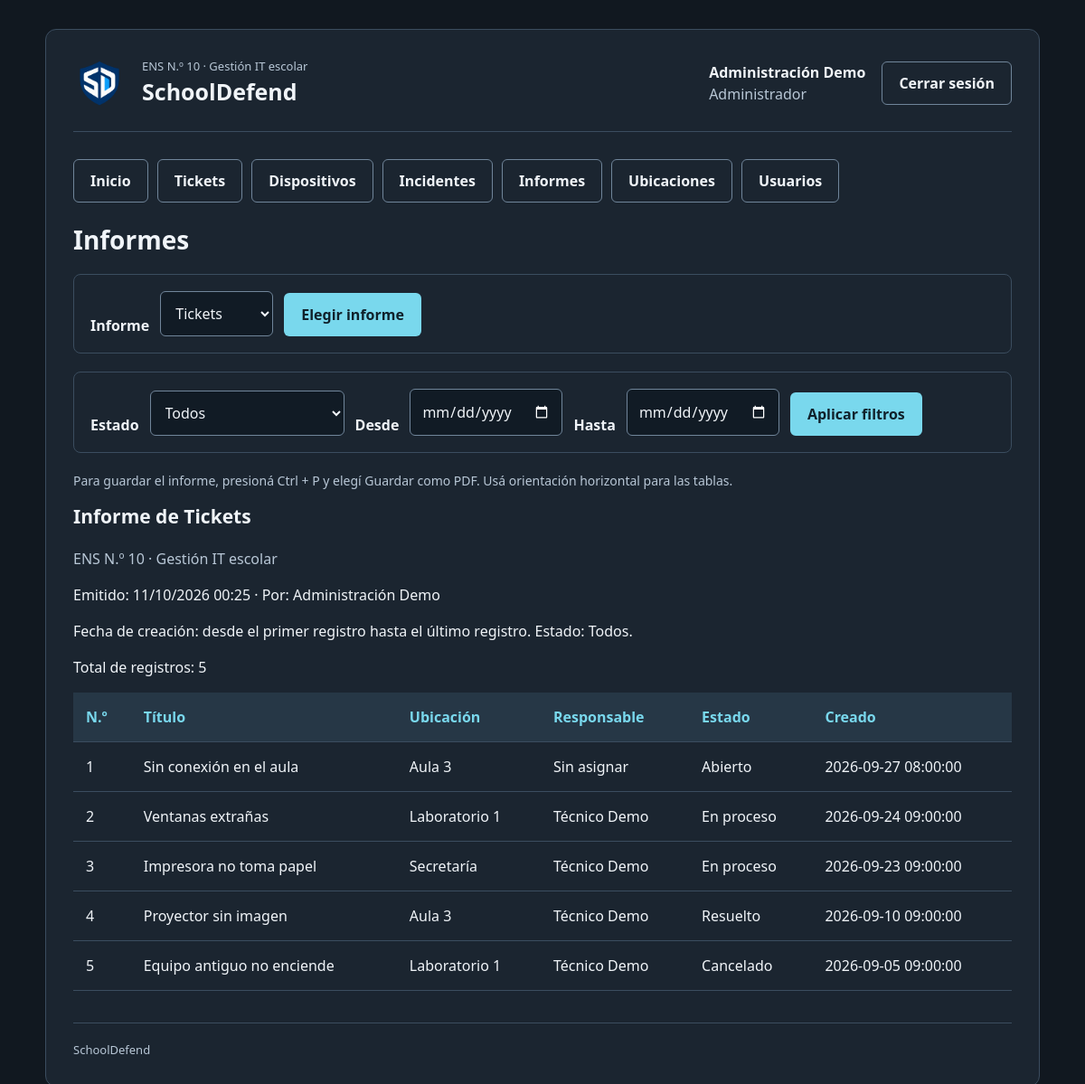
/informes/index.php (signed in), run on the app's committed database.
### tables this page shows
CREATE TABLE usuarios (
    id_usuario INT UNSIGNED AUTO_INCREMENT PRIMARY KEY,
    nombre VARCHAR(100) NOT NULL,
    nombre_usuario VARCHAR(50) NOT NULL UNIQUE,
    password_hash VARCHAR(255) NOT NULL,
    rol ENUM('administrador','tecnico','profesor') NOT NULL,
    fecha_creacion DATETIME NOT NULL DEFAULT CURRENT_TIMESTAMP,
    activo TINYINT NOT NULL DEFAULT 1,
    fecha_baja DATETIME NULL,
    id_usuario_baja INT UNSIGNED NULL,
    motivo_baja VARCHAR(255) NULL,
    FOREIGN KEY (id_usuario_baja) REFERENCES usuarios(id_usuario) ON DELETE RESTRICT
);

CREATE TABLE tickets (
    id_ticket INT UNSIGNED AUTO_INCREMENT PRIMARY KEY,
    titulo VARCHAR(150) NOT NULL,
    descripcion TEXT NOT NULL,
    id_ubicacion INT UNSIGNED NOT NULL,
    id_dispositivo INT UNSIGNED NULL,
    id_creador INT UNSIGNED NOT NULL,
    id_tecnico INT UNSIGNED NULL,
    prioridad ENUM('baja','media','alta') NOT NULL DEFAULT 'media',
    estado ENUM('abierto','en_proceso','en_espera_repuesto','resuelto','cancelado') NOT NULL DEFAULT 'abierto',
    diagnostico TEXT NULL,
    solucion TEXT NULL,
    motivo_cancelacion TEXT NULL,
    fecha_creacion DATETIME NOT NULL DEFAULT CURRENT_TIMESTAMP,
    fecha_cierre DATETIME NULL,
    FOREIGN KEY (id_ubicacion) REFERENCES ubicaciones(id_ubicacion) ON DELETE RESTRICT,
    FOREIGN KEY (id_dispositivo) REFERENCES dispositivos(id_dispositivo) ON DELETE RESTRICT,
    FOREIGN KEY (id_creador) REFERENCES usuarios(id_usuario) ON DELETE RESTRICT,
    FOREIGN KEY (id_tecnico) REFERENCES usuarios(id_usuario) ON DELETE RESTRICT
);

CREATE TABLE ubicaciones (
    id_ubicacion INT UNSIGNED AUTO_INCREMENT PRIMARY KEY,
    nombre VARCHAR(100) NOT NULL UNIQUE,
    descripcion VARCHAR(255) NULL,
    activo TINYINT NOT NULL DEFAULT 1,
    fecha_baja DATETIME NULL,
    id_usuario_baja INT UNSIGNED NULL,
    motivo_baja VARCHAR(255) NULL,
    FOREIGN KEY (id_usuario_baja) REFERENCES usuarios(id_usuario) ON DELETE RESTRICT
);

### includes/funciones.php (called while the page is built, shortened)
<?php
function escapar($texto)
{
    return htmlspecialchars((string) $texto, ENT_QUOTES, 'UTF-8');
}
function nombreRol($rol)
{
    $nombresRoles = [
        'administrador' => 'Administrador',
        'tecnico' => 'Técnico',
        'profesor' => 'Profesor'
    ];
    return $nombresRoles[$rol] ?? 'Sin rol';
}
function textoEntrada($datos, $campo, $valorInicial = '')
{
    if (!isset($datos[$campo]) || !is_string($datos[$campo])) {
        return $valorInicial;
    }
    return trim($datos[$campo]);
}

### includes/sesion.php (called while the page is built, shortened)
<?php
require_once __DIR__ . '/funciones.php';
function usuarioActual()
{
    $pdo = getConexion();
    $sqlUsuario = "
        SELECT id_usuario, nombre, nombre_usuario, rol
        FROM usuarios
        WHERE id_usuario = ?
          AND activo = 1";
    $consultaUsuario = $pdo->prepare($sqlUsuario);
    $consultaUsuario->execute([$_SESSION['id_usuario']]);
    $usuario = $consultaUsuario->fetch();
    return $usuario;
}
function exigirSesion($rutaLogin = 'login.php')
{
    $usuario = usuarioActual();
    return $usuario;
}

### tickets/opciones.php (called while the page is built, shortened)
<?php
$estadosTicket = [
    'abierto' => 'Abierto',
    'en_proceso' => 'En proceso',
    'en_espera_repuesto' => 'En espera de repuesto',
    'resuelto' => 'Resuelto',
    'cancelado' => 'Cancelado'
];

### informes/index.php (the view, shortened to what this page needs)
<?php
require_once __DIR__ . '/../includes/sesion.php';
require_once __DIR__ . '/../tickets/opciones.php';
require_once __DIR__ . '/../incidentes/opciones.php';
require_once __DIR__ . '/../dispositivos/opciones.php';
$usuario = exigirSesion('../login.php');
$pdo = getConexion();
$rutaBase = '../';
$tiposInforme = ['tickets' => 'Tickets', 'incidentes' => 'Incidentes', 'inventario' => 'Inventario'];
$tipoInforme = textoEntrada($_GET, 'tipo', 'tickets');
$desde = textoEntrada($_GET, 'desde');
$hasta = textoEntrada($_GET, 'hasta');
$estado = textoEntrada($_GET, 'estado');
$activo = textoEntrada($_GET, 'activo', 'todos');
$mensaje = '';
$parametros = [];
$filas = [];
$fechaEmision = date('d/m/Y H:i');
if ($tipoInforme === 'inventario') {
    $opcionesEstado = $estadosDispositivo;
    $columnas = ['Código', 'Tipo', 'Ubicación', 'Responsable', 'Estado', 'Registro'];
    $sqlInforme = "
        SELECT dispositivos.codigo, dispositivos.tipo, ubicaciones.nombre AS ubicacion,
               usuarios.nombre AS responsable, dispositivos.estado, dispositivos.activo
        FROM dispositivos
        INNER JOIN ubicaciones ON dispositivos.id_ubicacion = ubicaciones.id_ubicacion
        LEFT JOIN usuarios ON dispositivos.id_responsable = usuarios.id_usuario
        WHERE 1 = 1";
    if (!in_array($activo, ['todos', '1', '0'], true)) {
        $mensaje = 'Elegí un estado de registro válido.';
    } elseif ($activo !== 'todos') {
        $sqlInforme .= ' AND dispositivos.activo = ?';
        $parametros[] = $activo;
    }
    $campoEstado = 'dispositivos.estado';
    $orden = ' ORDER BY dispositivos.codigo';
    $descripcionPeriodo = 'Inventario actual. Las fechas no se aplican a este informe.';
} else {
    $opcionesEstado = $tipoInforme === 'tickets' ? $estadosTicket : $estadosIncidente;
    if ($tipoInforme === 'tickets') {
        $columnas = ['N.º', 'Título', 'Ubicación', 'Responsable', 'Estado', 'Creado'];
        $sqlInforme = "
            SELECT tickets.id_ticket, tickets.titulo, ubicaciones.nombre AS ubicacion,
                   usuarios.nombre AS responsable, tickets.estado, tickets.fecha_creacion
            FROM tickets
            INNER JOIN ubicaciones ON tickets.id_ubicacion = ubicaciones.id_ubicacion
            LEFT JOIN usuarios ON tickets.id_tecnico = usuarios.id_usuario
            WHERE 1 = 1";
        $orden = ' ORDER BY tickets.fecha_creacion DESC, tickets.id_ticket DESC';
    }
    $descripcionPeriodo = 'Fecha de creación: desde ' . ($desde ?: 'el primer registro') . ' hasta ' . ($hasta ?: 'el último registro') . '.';
}
if ($mensaje === '') {
    $consultaInforme = $pdo->prepare($sqlInforme . $orden);
    $consultaInforme->execute($parametros);
    foreach ($consultaInforme->fetchAll() as $registro) {
        if ($tipoInforme === 'inventario') {
            $filas[] = [
                $registro['codigo'], $tiposDispositivo[$registro['tipo']], $registro['ubicacion'],
                $registro['responsable'] ?? 'Sin asignar', $opcionesEstado[$registro['estado']],
                $registro['activo'] ? 'Activo' : 'Dado de baja'
            ];
        } else {
            $identificador = $tipoInforme === 'tickets' ? $registro['id_ticket'] : $registro['id_incidente'];
            $datoExtra = $tipoInforme === 'tickets' ? $registro['ubicacion'] : $severidadesIncidente[$registro['severidad']];
            $filas[] = [
                $identificador, $registro['titulo'], $datoExtra, $registro['responsable'] ?? 'Sin asignar',
                $opcionesEstado[$registro['estado']], $registro['fecha_creacion']
            ];
        }
    }
}
$cantidadRegistros = count($filas);
$estadoMostrado = $opcionesEstado[$estado] ?? 'Todos';
require_once __DIR__ . '/../includes/encabezado.php';
?>
<div class="controles-informe">
    <h1>Informes</h1>
    <form method="get" class="filtros">
        <label for="tipo">Informe</label>
        <select id="tipo" name="tipo">
            <?php foreach ($tiposInforme as $valorTipo => $nombreTipo): ?>
                <option value="<?= escapar($valorTipo) ?>" <?= $tipoInforme === $valorTipo ? 'selected' : '' ?>><?= escapar($nombreTipo) ?></option>
            <?php endforeach; ?>
        </select>
        <button class="boton" type="submit">Elegir informe</button>
    </form>
    <form method="get" class="filtros">
        <label for="estado">Estado</label>
        <select id="estado" name="estado">
            <option value="">Todos</option>
        </select>
        <?php if ($tipoInforme === 'inventario'): ?>
            <label for="activo">Registro</label>
            <select id="activo" name="activo">
                <option value="todos" <?= $activo === 'todos' ? 'selected' : '' ?>>Todos</option>
                <option value="1" <?= $activo === '1' ? 'selected' : '' ?>>Activos</option>
                <option value="0" <?= $activo === '0' ? 'selected' : '' ?>>Dados de baja</option>
            </select>
        <?php else: ?>
            <label for="desde">Desde</label>
            <input type="date" id="desde" name="desde" value="<?= escapar($desde) ?>">
            <label for="hasta">Hasta</label>
            <input type="date" id="hasta" name="hasta" value="<?= escapar($hasta) ?>">
        <?php endif; ?>
        <button class="boton" type="submit">Aplicar filtros</button>
    </form>
    <p class="ayuda">Para guardar el informe, presioná Ctrl + P y elegí Guardar como PDF. Usá orientación horizontal para las tablas.</p>
</div>
<?php if ($mensaje !== ''): ?>
    <p class="alerta" role="alert"><?= escapar($mensaje) ?></p>
<?php else: ?>
    <section class="informe">
        <div class="encabezado-informe">
            <div>
                <h2>Informe de <?= escapar($tiposInforme[$tipoInforme]) ?></h2>
                <p class="institucion-informe">ENS N.º 10 · Gestión IT escolar</p>
            </div>
        </div>
        <p>Emitido: <?= escapar($fechaEmision) ?> · Por: <?= escapar($usuario['nombre']) ?></p>
        <p><?= escapar($descripcionPeriodo) ?> Estado: <?= escapar($estadoMostrado) ?>.</p>
        <p>Total de registros: <?= $cantidadRegistros ?></p>
        <?php if (!$filas): ?>
            <p>No hay registros para los filtros seleccionados.</p>
        <?php else: ?>
            <div class="tabla-contenedor">
                <table>
                    <thead>
                        <tr>
                            <?php foreach ($columnas as $columna): ?>
                                <th scope="col"><?= escapar($columna) ?></th>
                            <?php endforeach; ?>
                        </tr>
                    </thead>
                    <tbody>
                        <?php foreach ($filas as $fila): ?>
                            <tr>
                                <?php foreach ($fila as $valor): ?>
                                    <td><?= escapar($valor) ?></td>
                                <?php endforeach; ?>
                            </tr>
                        <?php endforeach; ?>
                    </tbody>
                </table>
            </div>
        <?php endif; ?>
    </section>
<?php endif; ?>
<?php require_once __DIR__ . '/../includes/pie.php'; ?>

### includes/encabezado.php (shortened to what this page needs)
<?php
$rutaBase = $rutaBase ?? '';
$rutaEstilos = escapar($rutaBase . 'css/estilos.css');
$rutaLogoEncabezado = escapar($rutaBase . 'Imagenes/logo-escudo.png');
$rutaCerrarSesion = escapar($rutaBase . 'logout.php');
$mostrarCuenta = !empty($usuario);
$nombreCuenta = '';
$rolCuenta = '';
$enlacesMenu = [];
if ($mostrarCuenta) {
    $nombreCuenta = escapar($usuario['nombre']);
    $rolCuenta = escapar(nombreRol($usuario['rol']));
    $enlacesMenu['Inicio'] = $rutaBase . 'index.php';
    $enlacesMenu['Tickets'] = $rutaBase . 'tickets/index.php';
    if (in_array($usuario['rol'], ['administrador', 'tecnico'], true)) {
        $enlacesMenu['Dispositivos'] = $rutaBase . 'dispositivos/index.php';
        $enlacesMenu['Incidentes'] = $rutaBase . 'incidentes/index.php';
        $enlacesMenu['Informes'] = $rutaBase . 'informes/index.php';
    }
    if ($usuario['rol'] === 'administrador') {
        $enlacesMenu['Ubicaciones'] = $rutaBase . 'ubicaciones/index.php';
        $enlacesMenu['Usuarios'] = $rutaBase . 'usuarios/index.php';
    }
}
?>
<!DOCTYPE html>
<html lang="es">
    <head>
        <link rel="stylesheet" href="<?= $rutaEstilos ?>">
    </head>
    <body>
        <div class="contenedor">
            <header class="encabezado">
                <div class="marca">
                    <img class="logo-encabezado" src="<?= $rutaLogoEncabezado ?>" alt="">
                    <div>
                        <p class="institucion">ENS N.º 10 · Gestión IT escolar</p>
                        <p class="nombre-sistema">SchoolDefend</p>
                    </div>
                </div>
                <?php if ($mostrarCuenta): ?>
                    <div class="cuenta">
                        <div>
                            <strong><?= $nombreCuenta ?></strong>
                            <br>
                            <span class="texto-secundario"><?= $rolCuenta ?></span>
                        </div>
                        <form method="post" action="<?= $rutaCerrarSesion ?>">
                            <button class="boton boton-secundario" type="submit">Cerrar sesión</button>
                        </form>
                    </div>
                <?php endif; ?>
            </header>
            <?php if ($mostrarCuenta): ?>
                <nav class="menu" aria-label="Menú principal">
                    <?php foreach ($enlacesMenu as $nombreEnlace => $rutaEnlace): ?>
                        <a class="boton boton-secundario" href="<?= escapar($rutaEnlace) ?>"><?= escapar($nombreEnlace) ?></a>
                    <?php endforeach; ?>
                </nav>
            <?php endif; ?>
            <main id="contenido">

### css/estilos.css (style rules this page uses)
:root { color-scheme: dark; --fondo: #111820; --panel: #1b2530; --borde: #3b4d5f; --texto: #f0f4f8; --secundario: #b8c7d6; --acento: #79d8ed; --decoracion-link: none; }
* { box-sizing: border-box; }
body { margin: 0; padding: 32px 20px; background: var(--fondo); color: var(--texto); font-family: 'Segoe UI', Arial, sans-serif; font-size: 16px; line-height: 1.5; }
.contenedor { max-width: 1100px; margin: auto; padding: 30px; background: var(--panel); border: 1px solid var(--borde); border-radius: 12px; }
.encabezado, .marca, .cuenta { display: flex; align-items: center; gap: 18px; }
.encabezado { justify-content: space-between; flex-wrap: wrap; padding-bottom: 24px; margin-bottom: 30px; border-bottom: 1px solid var(--borde); }
.logo-encabezado { width: 58px; height: 58px; object-fit: contain; flex-shrink: 0; }
.institucion, .nombre-sistema { margin: 0; }
.institucion { font-size: 13px; color: var(--secundario); }
.nombre-sistema { font-size: 25px; font-weight: 700; }
h1 { font-size: 28px; line-height: 1.25; margin: 0 0 12px; }
h2 { font-size: 21px; margin: 0 0 18px; }
.texto-secundario, .ayuda { color: var(--secundario); }
label { font-weight: 600; }
input, select, textarea { width: 100%; padding: 12px; margin-bottom: 10px; border: 1px solid #70859a; border-radius: 6px; background: #111b25; color: var(--texto); font: inherit; }
.boton { display: inline-block; padding: 11px 18px; border: 1px solid transparent; border-radius: 6px; background: var(--acento); color: #10212b; font: inherit; font-weight: 700; cursor: pointer; text-decoration: none; transition: all 0.2s ease; }
.boton-secundario { background: transparent; color: var(--texto); border-color: #70859a; }
.ayuda { font-size: 14px; }
.tabla-contenedor { overflow-x: auto; }
table { width: 100%; border-collapse: collapse; text-align: left; }
th { background: #263746; color: var(--acento); }
th, td { padding: 15px 14px; border-bottom: 1px solid var(--borde); }
a { text-decoration: none; transition: all 0.2s ease; color: var(--acento); }
.menu, .acciones { display: flex; flex-wrap: wrap; gap: 10px; margin-bottom: 24px; }
.filtros { display: flex; flex-wrap: wrap; align-items: end; gap: 12px; padding: 18px; margin: 20px 0; border: 1px solid var(--borde); border-radius: 8px; }
.filtros label { display: block; }
.filtros input, .filtros select { width: auto; max-width: 100%; margin: 0; }
.encabezado-informe { display: flex; align-items: center; justify-content: space-between; gap: 24px; }
.institucion-informe { margin: 0; color: var(--secundario); }

### data on the page
usuarios: nombre "Administración Demo", rol "Administrador"
tickets: id_ticket "1", titulo "Sin conexión en el aula", id_ubicacion.nombre "Aula 3", valor "Sin asignar", valor "Abierto", fecha_creacion "2026-09-27 08:00:00"
tickets: id_ticket "2", titulo "Ventanas extrañas", id_ubicacion.nombre "Laboratorio 1", id_tecnico.nombre "Técnico Demo", valor "En proceso", fecha_creacion "2026-09-24 09:00:00"
tickets: id_ticket "3", titulo "Impresora no toma papel", id_ubicacion.nombre "Secretaría", id_tecnico.nombre "Técnico Demo", valor "En proceso", fecha_creacion "2026-09-23 09:00:00"
tickets: id_ticket "4", titulo "Proyector sin imagen", id_ubicacion.nombre "Aula 3", id_tecnico.nombre "Técnico Demo", valor "Resuelto", fecha_creacion "2026-09-10 09:00:00"
tickets: id_ticket "5", titulo "Equipo antiguo no enciende", id_ubicacion.nombre "Laboratorio 1", id_tecnico.nombre "Técnico Demo", valor "Cancelado", fecha_creacion "2026-09-05 09:00:00"

### other printed values
escapar($nombreEnlace) "Inicio"
escapar($nombreEnlace) "Tickets"
escapar($nombreEnlace) "Dispositivos"
escapar($nombreEnlace) "Incidentes"
escapar($nombreEnlace) "Informes"
escapar($nombreEnlace) "Ubicaciones"
escapar($nombreEnlace) "Usuarios"
escapar($tiposInforme[$tipoInforme]) "Tickets"
escapar($descripcionPeriodo) "Fecha de creación: desde el primer registro hasta el último registro."
escapar($estadoMostrado) "Todos"
$cantidadRegistros "5"
escapar($columna) "N.º"
escapar($columna) "Título"
escapar($columna) "Ubicación"
escapar($columna) "Responsable"
